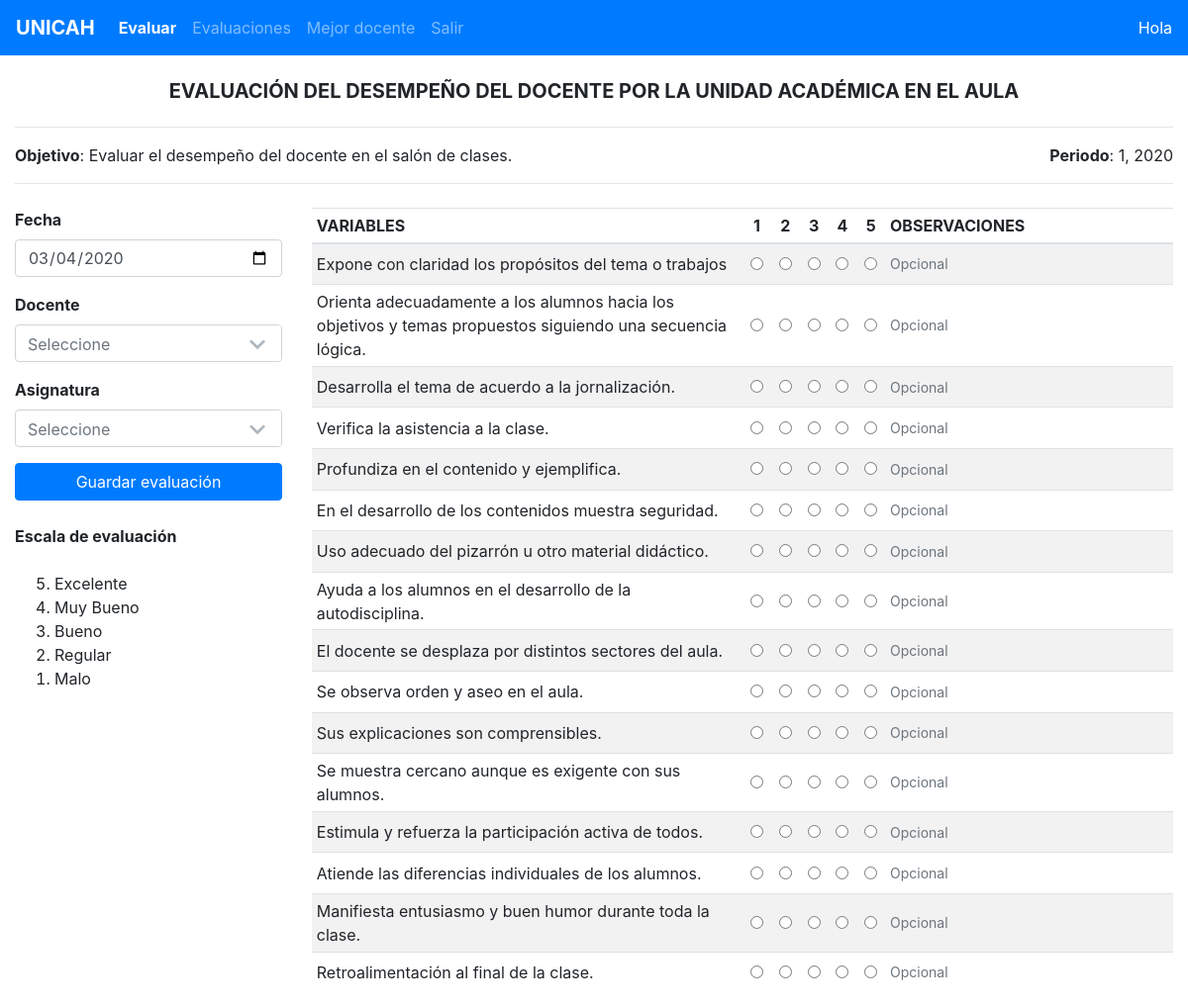
The app's page / (signed in) with its own data.
### app/models.py (models this page shows, shortened)
class Periodo(models.Model):
	numero = models.SmallIntegerField()
	anio = models.SmallIntegerField()
	def __str__(self):
		return f'{self.numero}, {self.anio}'

class Variable(models.Model):
	descripcion = models.TextField()
	estado = models.BooleanField(default=True)

### app/views.py (the view)
# urls.py: 2. Add a URL to urlpatterns:  path('', views.home, name='home')
def home(request):
	if request.user.is_authenticated:
		request.session['page'] = 'home'
		anio = datetime.now().year
		periodo = Periodo.objects.filter(anio=anio).annotate(Max('numero'))[0]
		variables = Variable.objects.filter(estado=True)
		docentes = Docente.objects.filter(estado=True)
		asignaturas = Asignatura.objects.all().order_by('nombre')
		ctx = {
			'periodo': periodo,
			'fecha': datetime.now().strftime('%Y-%m-%d'),
			'variables': variables,
			'docentes': docentes,
			'asignaturas': asignaturas
		}
		return render(request, 'evaluar.html', ctx)
	else:
		form = MyAuthForm()
		return render(request, 'index.html', {'form': form})

### app/models.py (called while the page is built)
	def __str__(self):
		return f'{self.nombre} {self.apellido} ({self.facultad.nombre_corto})'

	def __str__(self):
		return f'{self.codigo} - {self.nombre}'

### app/templates/evaluar.html (shortened to what this page needs)
{% extends "base.html" %}
{% load static %}
{% block css %}
	<link rel="stylesheet" href="{% static 'app/plugins/chosen/chosen.min.css' %}">
{% endblock %}
{% block contenido %}
	<div class="row">
		<div class="col text-center">
			<h5><strong>EVALUACIÓN DEL DESEMPEÑO DEL DOCENTE POR LA UNIDAD ACADÉMICA EN EL AULA</strong></h5>
		</div>
	</div>
	<hr>
	<div class="row">
		<div class="col">
			<strong>Objetivo</strong>: Evaluar el desempeño del docente en el salón de clases.
		</div>
		<div class="col text-right">
			<strong>Periodo</strong>:  {{periodo}}
		</div>
	</div>
	<hr>
	<div class="row mt-4">
		<div class="col-md-3">
			<div class="form-group">
				<label for="fecha"><strong>Fecha</strong></label>
				<input type="date" class="form-control" value="{{ fecha }}" id="txt-fecha">
			</div>
			<div class="form-group">
				<label for="docente"><strong>Docente</strong></label>
				<select class="form-control chosen" id="cbo-docente">
					<option value="">Seleccione</option>
				</select>
			</div>
			<div class="form-group">
				<label for="asignatura"><strong>Asignatura</strong></label>
				<select class="form-control chosen" id="cbo-asignatura">
					<option value="">Seleccione</option>
				</select>
			</div>
			<button data-url="{% url 'guardar_evaluacion' %}" class="btn btn-primary btn-block" id="btn-guardar-eval">Guardar evaluación</button>
			<p class="mt-4 mb-4">
				<strong>Escala de evaluación</strong>
				<ol reversed>
					<li>Excelente</li>
					<li>Muy Bueno</li>
					<li>Bueno</li>
					<li>Regular</li>
					<li>Malo</li>
				</ol>
			</p>
		</div>
		<div class="col-md-9">
			<table class="table table-sm table-striped">
				<thead>
					<tr>
						<th>VARIABLES</th>
						<th class="text-center">1</th>
						<th class="text-center">2</th>
						<th class="text-center">3</th>
						<th class="text-center">4</th>
						<th class="text-center">5</th>
						<th>OBSERVACIONES</th>
					</tr>
				</thead>
				<tbody>
					{% for var in variables %}
					<tr class="fila-variable" data-idv="{{ var.id }}">
						<td class="align-middle" width="50%">{{ var.descripcion }}</td>
						<td class="text-center align-middle"><input data-idv="{{ var.id }}" type="radio" name="variable-{{ var.id }}" value="1"></td>
						<td class="text-center align-middle"><input data-idv="{{ var.id }}" type="radio" name="variable-{{ var.id }}" value="2"></td>
						<td class="text-center align-middle"><input data-idv="{{ var.id }}" type="radio" name="variable-{{ var.id }}" value="3"></td>
						<td class="text-center align-middle"><input data-idv="{{ var.id }}" type="radio" name="variable-{{ var.id }}" value="4"></td>
						<td class="text-center align-middle"><input data-idv="{{ var.id }}" type="radio" name="variable-{{ var.id }}" value="5"></td>
						<td class="align-middle"><input data-idv="{{ var.id }}" type="text" class="form-control form-control-sm form-control-plaintext txt-observaciones" placeholder="Opcional"></td>
					</tr>
					{% endfor %}
				</tbody>
			</table>
		</div>
	</div>
{% endblock %}

### app/templates/base.html (shortened to what this page needs)
<!DOCTYPE html>
<html lang="en">
<head>
	{% load static %}
	<link rel="stylesheet" href="{% static 'app/bootstrap/css/bootstrap.css' %}">
	{% block css %}{% endblock %}
</head>
<body>
	<nav class="navbar navbar-expand-lg navbar-dark bg-primary mb-4">
		<a class="navbar-brand" href="#"><strong>UNICAH</strong></a>
		<div class="collapse navbar-collapse" id="navbarColor02">
			<ul class="navbar-nav mr-auto">
				<li class="nav-item{% if request.session.page == 'home' %} active font-weight-bold{% endif %}">
					<a class="nav-link" href="{% url 'home' %}">Evaluar</a>
				</li>
				<li class="nav-item{% if request.session.page == 'evaluaciones' %} active font-weight-bold{% endif %}">
					<a class="nav-link" href="{% url 'evaluaciones' %}">Evaluaciones</a>
				</li>
				<li class="nav-item{% if request.session.page == 'mejor_docente' %} active font-weight-bold{% endif %}">
					<a class="nav-link" href="{% url 'mejor_docente' %}">Mejor docente</a>
				</li>
				<li class="nav-item">
					<a class="nav-link" href="{% url 'log_out' %}">Salir</a>
				</li>
			</ul>
			<span class="text-white">Hola <strong>{{ request.user.get_full_name }}</strong></span>
		</div>
	</nav>
	<div class="container-fluid">
		{% block contenido %}{% endblock %}
	</div>
</body>
</html>

### records on screen
Periodo: numero+anio "1, 2020"
Variable: descripcion "Expone con claridad los propósitos del tema o trabajos"
Variable: descripcion "Orienta adecuadamente a los alumnos hacia los objetivos y temas propuestos siguiendo una secuencia lógica."
Variable: descripcion "Desarrolla el tema de acuerdo a la jornalización."
Variable: descripcion "Verifica la asistencia a la clase."
Variable: descripcion "Profundiza en el contenido y ejemplifica."
Variable: descripcion "En el desarrollo de los contenidos muestra seguridad."
Variable: descripcion "Uso adecuado del pizarrón u otro material didáctico."
Variable: descripcion "Ayuda a los alumnos en el desarrollo de la autodisciplina."
Variable: descripcion "El docente se desplaza por distintos sectores del aula."
Variable: descripcion "Se observa orden y aseo en el aula."
Variable: descripcion "Sus explicaciones son comprensibles."
Variable: descripcion "Se muestra cercano aunque es exigente con sus alumnos."
Variable: descripcion "Estimula y refuerza la participación activa de todos."
Variable: descripcion "Atiende las diferencias individuales de los alumnos."
Variable: descripcion "Manifiesta entusiasmo y buen humor durante toda la clase."
Variable: descripcion "Retroalimentación al final de la clase."
